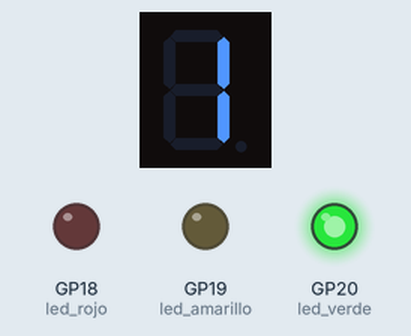
This program was run on a simulated Raspberry Pi Pico running MicroPython. Parts: 1-digit seven-segment display, output pins drawn as LEDs (lit = HIGH). The segment pins are drawn as the display they are named for; pins used as bus, display or sensor lines are not drawn.

Above: at 0.1 s.
At 5.1 s:
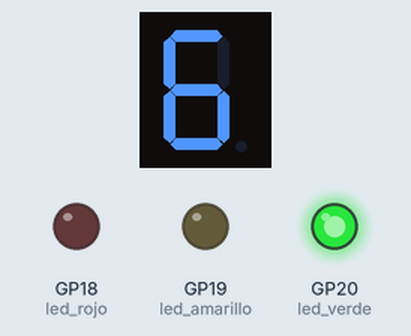
At 11.1 s:
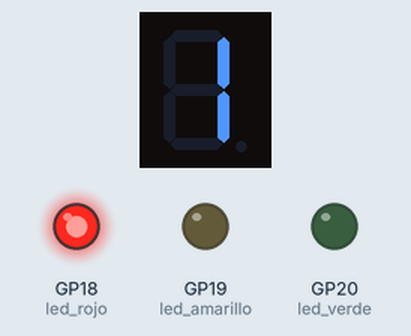
At 20.1 s:
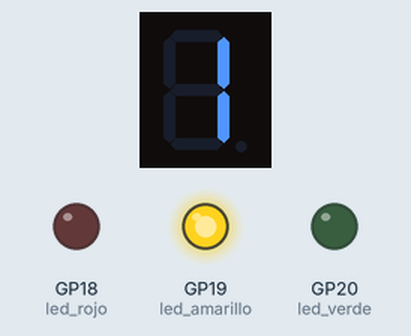
At 28.1 s:
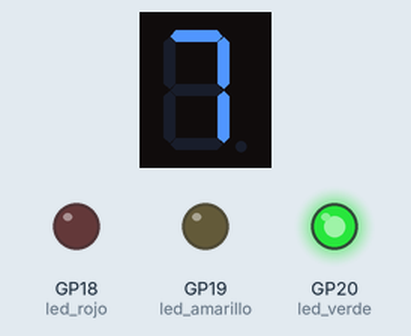
At 37.1 s:
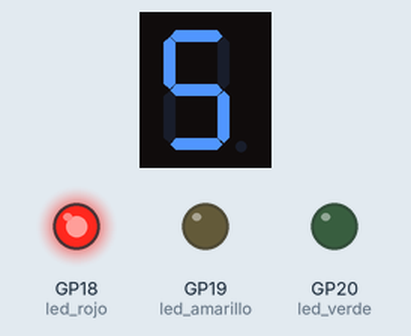
Timing chart, 0 to 38.6 s (numbered marks = the images above):
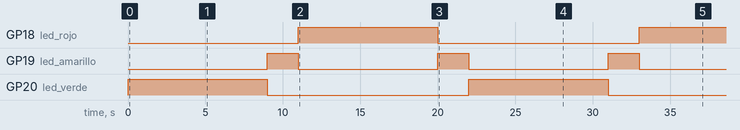

Measured:
- by itself, GP18 (led_rojo): LOW → HIGH at 11.0 s, → LOW 9.0 s later, → HIGH 13.0 s later
- by itself, GP19 (led_amarillo): alternates HIGH for 2.0 s and LOW for 9.0 s
- by itself, GP20 (led_verde): alternates HIGH for 9.0 s and LOW for 13.0 s
- what the display in image 0 shows lasts 1.0 s, from 0.1 s to 1.1 s

The program:

Sem_foro_Simulado_Con_Rasberry_pi_pico_mejorado.py
```python
from machine import Pin
import time

"""
Super TOOLS LP
El siguiente código simula el funcionamiento
de un semáforo.

Si tienes problemas o dudas comunícate en
https://supertoolslp.blogspot.com/p/contacto.html
"""

# definición de pines para los segmentos del display
segments = {
    'a': Pin(2, Pin.OUT),
    'b': Pin(3, Pin.OUT),
    'c': Pin(4, Pin.OUT),
    'd': Pin(5, Pin.OUT),
    'e': Pin(6, Pin.OUT),
    'f': Pin(7, Pin.OUT),
    'g': Pin(8, Pin.OUT)
}

# mapeo de números a segmentos
numbers = {
    0: ['a', 'b', 'c', 'd', 'e', 'f'],
    1: ['b', 'c'],
    2: ['a', 'b', 'g', 'e', 'd'],
    3: ['a', 'b', 'g', 'c', 'd'],
    4: ['f', 'g', 'b', 'c'],
    5: ['a', 'f', 'g', 'c', 'd'],
    6: ['a', 'f', 'g', 'c', 'd', 'e'],
    7: ['a', 'b', 'c'],
    8: ['a', 'b', 'c', 'd', 'e', 'f', 'g'],
    9: ['a', 'b', 'c', 'd', 'f', 'g']
}

def apagar_display():
    for segment in segments.values():
        segment.value(0)

def mostrar_numero(numero):
    apagar_display()
    for segment in numbers[numero]:
        segments[segment].value(1)

def contar_segundos(segundos):
    for i in range(1, segundos + 1):
        mostrar_numero(i % 10)
        time.sleep(1)
        apagar_display()

# definición de pines para los LEDs del semáforo
led_verde = Pin(20, Pin.OUT)
led_amarillo = Pin(19, Pin.OUT)
led_rojo = Pin(18, Pin.OUT)

while True:
    led_amarillo.value(0)
    led_verde.value(1)
    contar_segundos(9) # cuenta hasta 9 segundos
    led_verde.value(0)
    led_amarillo.value(1)
    contar_segundos(2) # cuenta hasta 2 segundos
    led_amarillo.value(0)
    led_rojo.value(1)
    contar_segundos(9)
    led_rojo.value(0)
    led_amarillo.value(1)
    contar_segundos(2)
```
